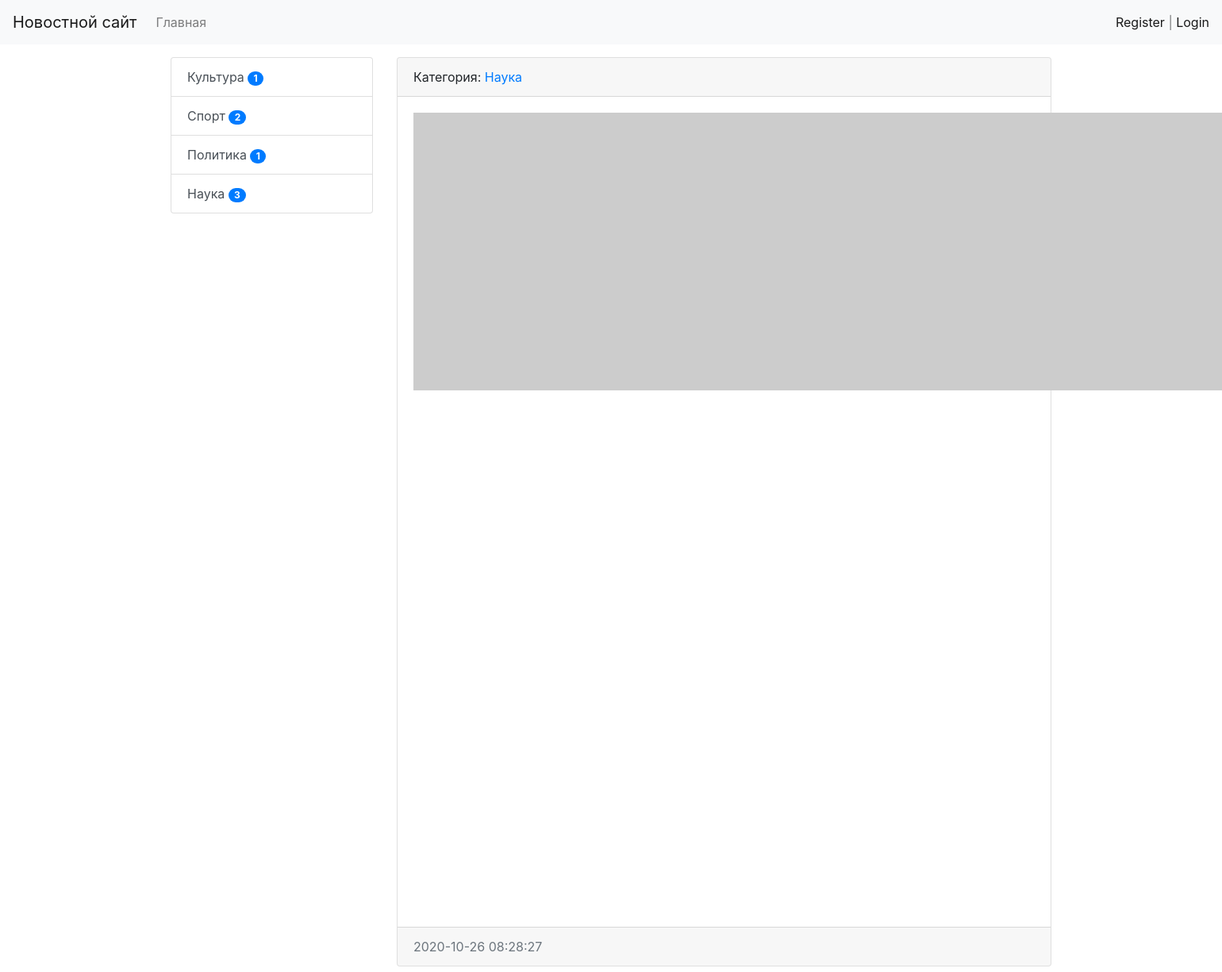
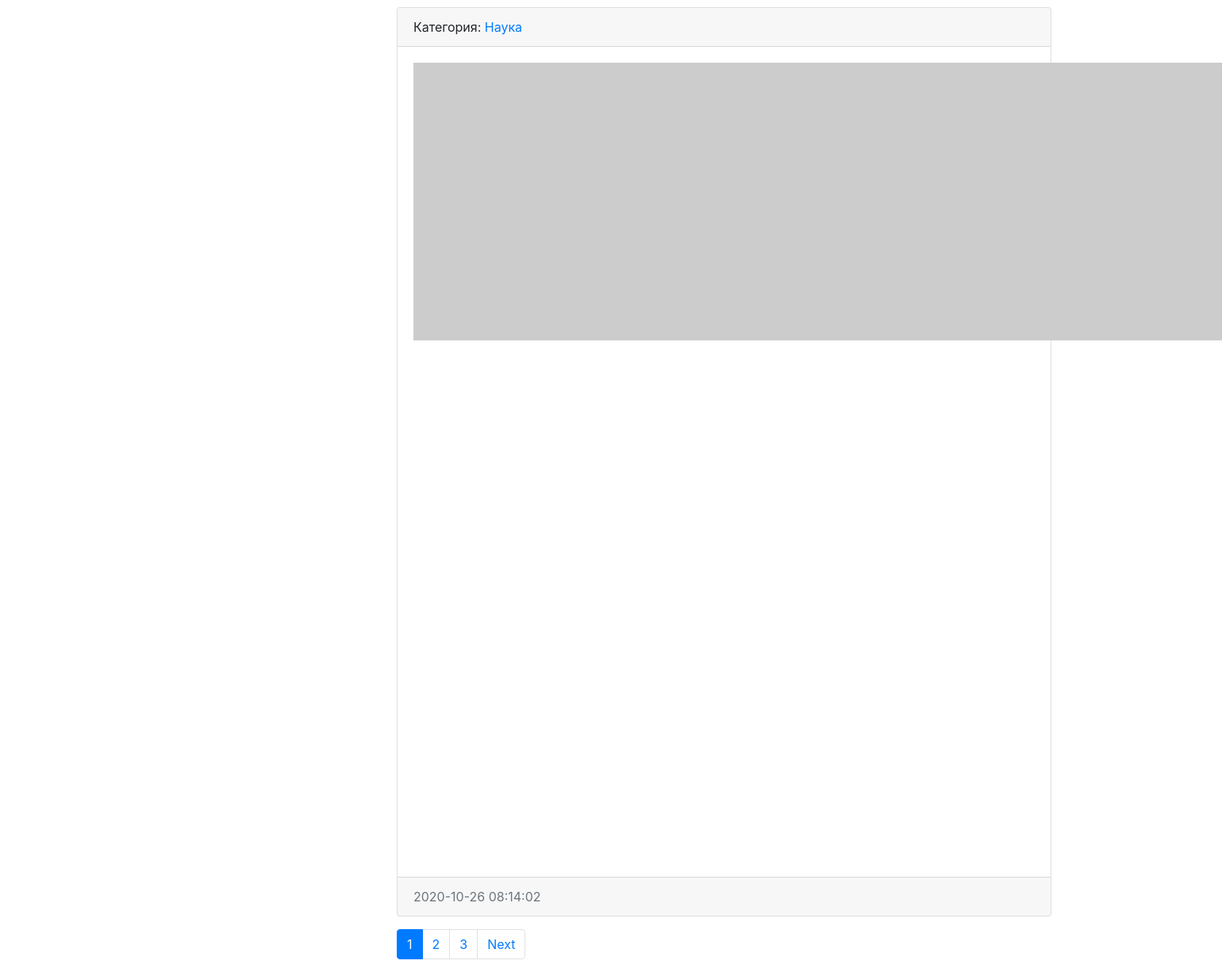
The page / on the database its author committed (2 pictures, top to bottom).
### news/models.py (models this page shows, shortened)
class Category(models.Model):
    title = models.CharField(max_length=150, db_index=True, verbose_name='Наименование категории')
    def get_absolute_url(self):
        return reverse('category', kwargs={'category_id': self.pk})
    def __str__(self):
        return self.title
    class Meta:
        verbose_name = 'Категория'
        verbose_name_plural = 'Категории'
        ordering = ['title']

class News(models.Model):
    title = models.CharField(max_length=150, verbose_name='Наименование')
    content = models.TextField(blank=True, verbose_name='Контент')
    created_at = models.DateTimeField(auto_now_add=True, verbose_name='Опубликовано')
    updated_at = models.DateTimeField(auto_now=True, verbose_name='Обновлено')
    photo = models.ImageField(upload_to='photos/%Y/%m/%d/', verbose_name='Фото', blank=True)
    is_published = models.BooleanField(default=True, verbose_name='Доступно')
    category = models.ForeignKey('Category', on_delete=models.PROTECT, verbose_name='Категория')
    views = models.IntegerField(default=0)
    def get_absolute_url(self):
        return reverse('view_news', kwargs={'pk': self.pk})
    class Meta:
        verbose_name = 'Новость'
        verbose_name_plural = 'Новости'
        ordering = ['-created_at']

### news/views.py (the view)
# urls.py: path('', HomeNews.as_view(), name='home'),
class HomeNews(ListView):
    model = News
    template_name = 'news/home_news_list.html'
    context_object_name = 'news'
    paginate_by = 2
    def get_context_data(self, *, object_list=None, **kwargs):
        context = super().get_context_data(**kwargs)
        context['title'] = 'Главная страница'
        return context
    def get_queryset(self):
        return News.objects.filter(is_published=True).select_related('category')

### news/templatetags/news_tags.py (called while the page is built)
@register.inclusion_tag('news/list_categories.html')
def show_categories():
    categories = Category.objects.annotate(cnt=Count('news', filter=F('news__is_published'))).filter(cnt__gt=0)
    return {"categories": categories}

### news/templates/news/home_news_list.html (shortened to what this page needs)
{% extends 'base.html' %}
{% block sidebar %}
  {% include 'inc/_sidebar.html' %}
{% endblock %}
{% block content %}
{% for item in news %}
<div class="card mb-3">
  <div class="card-header">
    Категория: <a href="{{ item.category.get_absolute_url }}">{{ item.category }}</a>
  </div>
  <div class="card-body">
    <div class="media">
      {% if item.photo %}
        <img src="{{ item.photo.url }}" alt="" width="350px" height="200px" class="mr-3">
      {% else %}
        <img src="https://picsum.photos/id/1060/350/200?blur=2" alt="" class="mr-3">
      {% endif %}
    </div>
  </div>
  <div class="card-footer text-muted">
    {{ item.created_at|date:"Y-m-d H:i:s" }}
  </div>
</div>
{% endfor %}
{% endblock %}

### news/templates/news/list_categories.html
<div class="list-group">
  {% for item in categories %}
  <a href="{{ item.get_absolute_url }}" class="list-group-item list-group-item-action">{{ item.title }}  <span class="badge badge-primary badge-pill">{{ item.cnt }}</span></a>
  {% endfor %}
</div>

### rows shown on the page
Category: title "Культура", cnt "1"
Category: title "Спорт", cnt "2"
Category: title "Политика", cnt "1"
Category: title "Наука", cnt "3"
News: category "Наука", created_at "2020-10-26 08:28:27"
News: category "Наука", created_at "2020-10-26 08:14:02"

### other values the page prints
{{ p }} "1"
{{ p }} "2" "3"
